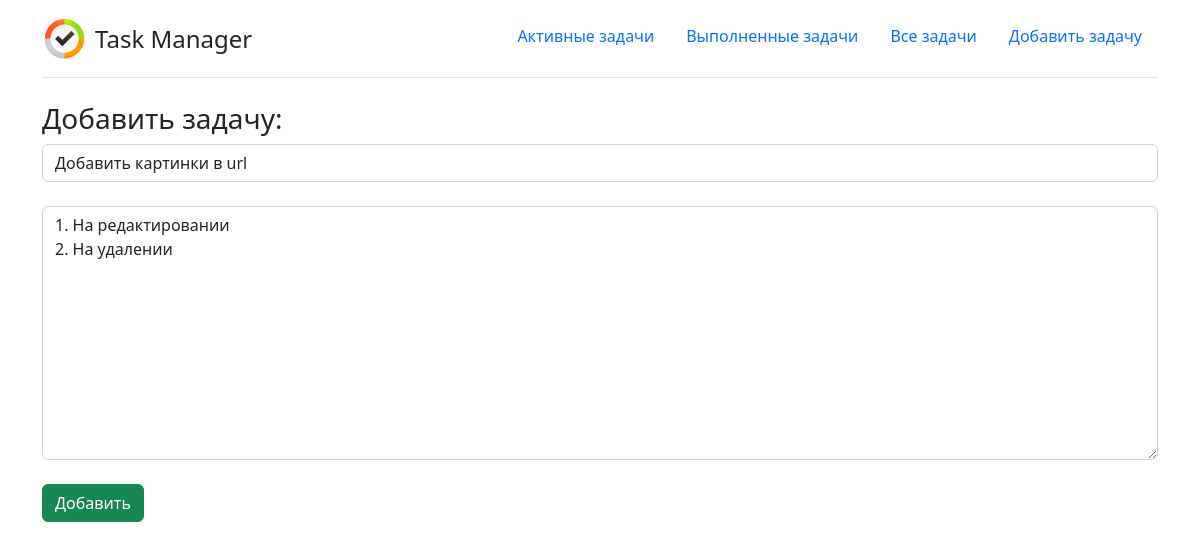
/update/17, run on the app's committed database.
### Main/models.py (models this page shows, shortened)
class Task(models.Model):
    title = models.CharField(max_length=255)
    task = models.TextField()
    time_create = models.DateTimeField(auto_now_add=True)
    time_update = models.DateTimeField(auto_now=True)
    done = models.BooleanField(default=False)
    class Meta:
        verbose_name = 'Задача'
        verbose_name_plural = 'Задачи'

### Main/views.py (the view)
# urls.py: path('update/<int:pk>', UpdateTask.as_view(), name='updateTask'),
class UpdateTask(UpdateView):
    model = Task
    template_name = 'Main/add.html'
    form_class = TaskForm
    success_url = '/'
    extra_context = {'page': 'updateTask'}

### Main/forms.py
class TaskForm(ModelForm):
    class Meta:
        model = Task
        fields = ['title', 'task']
        widgets = {
            'title': TextInput(attrs={
                'class': 'form-control',
                'placeholder': 'Введите название задачи:'
            }),
            'task': Textarea(attrs={
                'class': 'form-control',
                'placeholder': 'Введите описание задачи:'
            })
        }

### Main/templates/Main/add.html (shortened to what this page needs)
{% extends 'Main/base.html' %}
{% block body %}
    {% if page %}
    <h3>Добавить задачу:</h3>
    {% else %}
    <h3>Редактировать задачу:</h3>
    {% endif %}
    <form method="post">
        {{ form.title }}<br>
        {{ form.task }}<br>
        {% if page %}
        <button type="submit" class="btn btn-success">Добавить</button>
        {% else %}
        <button type="submit" class="btn btn-warning">Редактировать</button>
        {% endif %}
    </form>
{% endblock %}

### data on the page
Task: title "Добавить картинки в url", task "1. На редактировании 2. На удалении"
